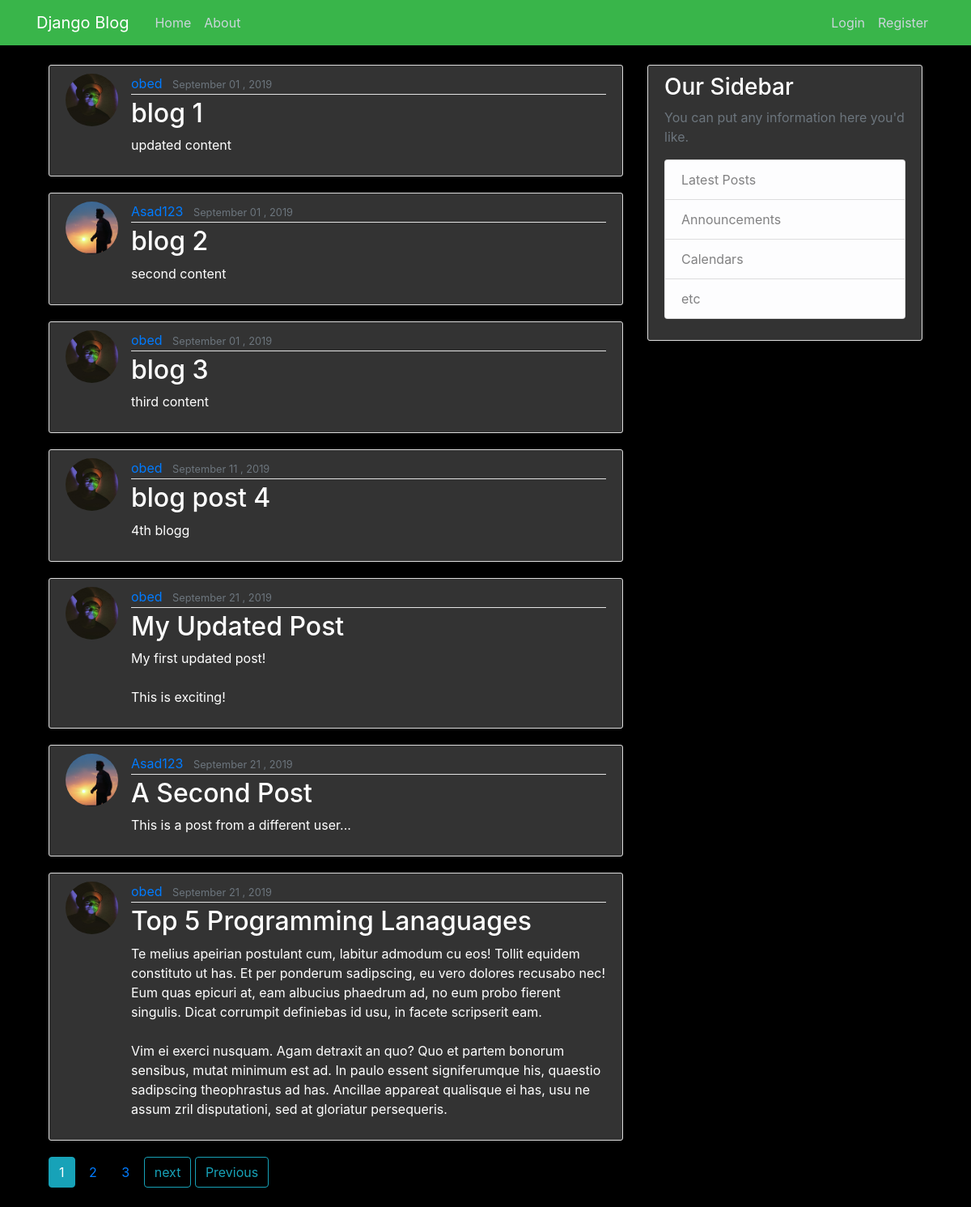
The page / on the database its author committed.
### blog/models.py (models this page shows, shortened)
class Post (models.Model):
        title = models.CharField(max_length=100)
        content = models.TextField()
        date_posted = models.DateTimeField(default=timezone.now)
        author = models.ForeignKey(User, on_delete=models.CASCADE)

### users/models.py (models this page shows)
class Profile(models.Model):
    user = models.OneToOneField(User, on_delete=models.CASCADE)
    image = models.ImageField(default='default.jpg', upload_to='profile_pics')
    first_name = models.CharField(max_length=15, null=True)

### blog/views.py (the view)
# urls.py: path('', PostListView.as_view(), name='blog-home'),
class PostListView(ListView):
      model = Post
      template_name = 'blog/home.html'
      context_object_name = 'posts'
      paginate_by = 7

### blog/templates/blog/home.html (shortened to what this page needs)
 {% extends "blog/base.html" %}
   {% block content %}
      {% for post in posts %}
            <article class="media content-section">
                <img class="rounded-circle article-img" src="{{ post.author.profile.image.url }}">
                <div class="media-body">
                    <div class="article-metadata">
                <a class="mr-2" href="{% url 'user-posts' post.author.username %}">{{ post.author }}</a>
            <small class="text-muted">{{ post.date_posted| date:"F d , Y" }}</small>
            </div>
            <h2><a class="article-title" href="{% url 'post-detail' post.id %}">{{ post.title }}</a></h2>
            <p class="article-content">{{ post.content }}</p>
            </div>
            </article>
      {% endfor %}
        {% if is_paginated %}
          {% for num in page_obj.paginator.page_range %}
            {% if page_obj.number == num %}
                 <a class="btn btn-info mb-4 "href="?page={{ num }}">{{ num }}</a>
            {% elif num > page_obj.number|add:'-3' and num < page_obj.number|add:'3'%}
                 <a class="btn btn-outline mb-4 "href="?page={{ num }}">{{ num }}</a>
            {% endif %}
          {% endfor %}
          {% if page_obj.has_next %}
            <a class="btn btn-outline-info mb-4 "href="?page={{ page_obj.next_page_number }}">next</a>
            <a class="btn btn-outline-info mb-4 "href="?page={{ page_obj.paginator.number }}">Previous</a>
          {% endif %}
        {% endif %}
 {% endblock content %}

### blog/templates/blog/base.html (shortened to what this page needs)
{% load static %}
<!DOCTYPE html>
<html>
<head>
    <link rel="stylesheet" href="https://maxcdn.bootstrapcdn.com/bootstrap/4.0.0/css/bootstrap.min.css">
    <link rel="stylesheet" type="text/css" href="{% static 'blog/main.css'%}">
</head>
<body>
<header class="site-header">
  <nav class="navbar navbar-expand-md navbar-dark bg-steel fixed-top">
    <div class="container">
      <a class="navbar-brand mr-4" href="{% url 'blog-home'%}">Django Blog</a>
      <div class="collapse navbar-collapse" id="navbarToggle">
        <div class="navbar-nav mr-auto">
            <a class="nav-item nav-link" href="{% url 'blog-home'%}">Home</a>
          <a class="nav-item nav-link" href="{% url 'blog-about'%}">About</a>
        </div>
        <div class="navbar-nav">
            {% if user.is_authenticated %}
            <a class="nav-item nav-link" href="{% url 'post-create' %}">New Post</a>
            <a class="nav-item nav-link" href="{% url 'profile' %}">Profile</a>
            <a class="nav-item nav-link" href="{% url 'logout' %}">Logout</a>
            {% else %}
          <a class="nav-item nav-link" href="{% url 'login' %}">Login</a>
          <a class="nav-item nav-link" href="{% url 'register'%}">Register</a>
            {% endif %}
        </div>
      </div>
    </div>
  </nav>
</header>
    <div class="container">
        <main role="main" class="container">
  <div class="row">
    <div class="col-md-8">
      {% block content %}{% endblock %}
    </div>
    <div class="col-md-4">
      <div class="content-section">
        <h3>Our Sidebar</h3>
        <p class='text-muted'>You can put any information here you'd like.
          <ul class="list-group">
            <li class="list-group-item list-group-item-light">Latest Posts</li>
            <li class="list-group-item list-group-item-light">Announcements</li>
            <li class="list-group-item list-group-item-light">Calendars</li>
            <li class="list-group-item list-group-item-light">etc</li>
          </ul>
        </p>
      </div>
    </div>
  </div>
</main>
    </div>
</body>
</html>

### blog/static/blog/main.css (style rules this page uses)
body { background-color:#000000; color:#ffffff; margin-top: 5rem; }
h1, h2, h3, h4, h5, h6 { color: white; }
ul { margin: 0; color:black; }
.bg-steel { background-color: #39b54a; }
.site-header .navbar-nav .nav-link { color: #cbd5db; }
.content-section { background: #333; padding: 10px 20px; border: 1px solid #dddddd; border-radius: 3px; margin-bottom: 20px; }
.article-title { color: white; }
.article-content { white-space: pre-line; }
.article-img { height: 65px; width: 65px; margin-right: 16px; }
.article-metadata { padding-bottom: 1px; margin-bottom: 4px; border-bottom: 1px solid #e3e3e3 }

### rows shown on the page
Post: author.profile.image (picture), author "obed", date_posted "September 01 , 2019", title "blog 1", content "updated content"
Post: author.profile.image (picture), author "Asad123", date_posted "September 01 , 2019", title "blog 2", content "second content"
Post: author.profile.image (picture), author "obed", date_posted "September 01 , 2019", title "blog 3", content "third content"
Post: author.profile.image (picture), author "obed", date_posted "September 11 , 2019", title "blog post 4", content "4th blogg"
Post: author.profile.image (picture), author "obed", date_posted "September 21 , 2019", title "My Updated Post", content "My first updated post! This is exciting!"
Post: author.profile.image (picture), author "Asad123", date_posted "September 21 , 2019", title "A Second Post", content "This is a post from a different user..."
Post: author.profile.image (picture), author "obed", date_posted "September 21 , 2019", title "Top 5 Programming Lanaguages", content "Te melius apeirian postulant cum, labitur admodum cu eos! Tollit equidem constituto ut has. Et per ponderum sadipscing, eu vero dolores recusabo nec! Eum quas epicuri at, eam albucius phaedrum ad, no eum probo fierent singulis. Dicat corrumpit definiebas id usu, in facete scripserit eam. Vim ei exerci nusquam. Agam detraxit an quo? Quo et partem bonorum sensibus, mutat minimum est ad. In paulo essent signiferumque his, quaestio sadipscing theophrastus ad has. Ancillae appareat qualisque ei has, usu ne assum zril disputationi, sed at gloriatur persequeris."

### other values the page prints
{{ num }} "1"
{{ num }} "2" "3"
